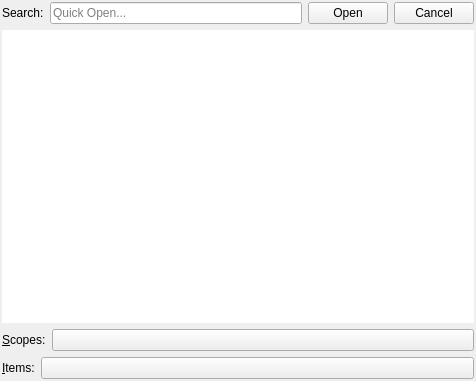
<?xml version="1.0" encoding="UTF-8"?>
<ui version="4.0">
 <class>QuickOpenWidget</class>
 <widget class="QWidget" name="QuickOpenWidget">
  <property name="geometry">
   <rect>
    <x>0</x>
    <y>0</y>
    <width>476</width>
    <height>381</height>
   </rect>
  </property>
  <property name="windowTitle">
   <string>Quick Open</string>
  </property>
  <layout class="QGridLayout" name="gridLayout">
   <property name="leftMargin">
    <number>2</number>
   </property>
   <property name="topMargin">
    <number>2</number>
   </property>
   <property name="rightMargin">
    <number>2</number>
   </property>
   <property name="bottomMargin">
    <number>2</number>
   </property>
   <item row="0" column="0">
    <layout class="QHBoxLayout" name="horizontalLayout">
     <property name="leftMargin">
      <number>0</number>
     </property>
     <property name="rightMargin">
      <number>0</number>
     </property>
     <item>
      <widget class="QLabel" name="searchLabel">
       <property name="text">
        <string>Search:</string>
       </property>
       <property name="margin">
        <number>2</number>
       </property>
      </widget>
     </item>
     <item>
      <widget class="QLineEdit" name="searchLine">
       <property name="placeholderText">
        <string>Quick Open...</string>
       </property>
      </widget>
     </item>
     <item>
      <widget class="QPushButton" name="okButton">
       <property name="text">
        <string>Open</string>
       </property>
      </widget>
     </item>
     <item>
      <widget class="QPushButton" name="cancelButton">
       <property name="text">
        <string>Cancel</string>
       </property>
      </widget>
     </item>
    </layout>
   </item>
   <item row="1" column="0">
    <widget class="ExpandingTree" name="list">
     <property name="focusPolicy">
      <enum>Qt::NoFocus</enum>
     </property>
     <property name="frameShape">
      <enum>QFrame::NoFrame</enum>
     </property>
     <property name="frameShadow">
      <enum>QFrame::Plain</enum>
     </property>
    </widget>
   </item>
   <item row="2" column="0">
    <layout class="QFormLayout" name="formLayout">
     <item row="0" column="0">
      <widget class="QLabel" name="label">
       <property name="sizePolicy">
        <sizepolicy hsizetype="Fixed" vsizetype="Preferred">
         <horstretch>0</horstretch>
         <verstretch>0</verstretch>
        </sizepolicy>
       </property>
       <property name="text">
        <string>&amp;Scopes:</string>
       </property>
       <property name="margin">
        <number>2</number>
       </property>
       <property name="buddy">
        <cstring>scopesButton</cstring>
       </property>
      </widget>
     </item>
     <item row="0" column="1">
      <widget class="QPushButton" name="scopesButton">
       <property name="sizePolicy">
        <sizepolicy hsizetype="Expanding" vsizetype="Fixed">
         <horstretch>0</horstretch>
         <verstretch>0</verstretch>
        </sizepolicy>
       </property>
       <property name="text">
        <string/>
       </property>
       <property name="autoDefault">
        <bool>false</bool>
       </property>
      </widget>
     </item>
    </layout>
   </item>
   <item row="3" column="0">
    <layout class="QHBoxLayout" name="horizontalLayout_3">
     <property name="leftMargin">
      <number>0</number>
     </property>
     <property name="rightMargin">
      <number>0</number>
     </property>
     <item>
      <widget class="QLabel" name="label_2">
       <property name="sizePolicy">
        <sizepolicy hsizetype="Fixed" vsizetype="Preferred">
         <horstretch>0</horstretch>
         <verstretch>0</verstretch>
        </sizepolicy>
       </property>
       <property name="text">
        <string>&amp;Items:</string>
       </property>
       <property name="margin">
        <number>2</number>
       </property>
       <property name="buddy">
        <cstring>itemsButton</cstring>
       </property>
      </widget>
     </item>
     <item>
      <widget class="QPushButton" name="itemsButton">
       <property name="sizePolicy">
        <sizepolicy hsizetype="Expanding" vsizetype="Fixed">
         <horstretch>0</horstretch>
         <verstretch>0</verstretch>
        </sizepolicy>
       </property>
       <property name="text">
        <string/>
       </property>
       <property name="autoDefault">
        <bool>false</bool>
       </property>
      </widget>
     </item>
    </layout>
   </item>
  </layout>
 </widget>
 <customwidgets>
  <customwidget>
   <class>ExpandingTree</class>
   <extends>QTreeView</extends>
   <header>expandingtree/expandingtree.h</header>
  </customwidget>
 </customwidgets>
 <resources/>
 <connections/>
</ui>
